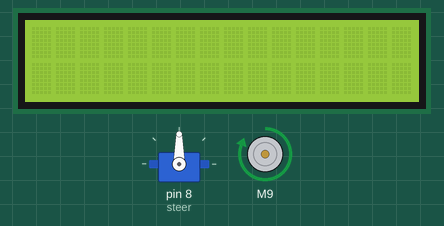
A sketch run on a simulated Arduino Leonardo, built with avr-gcc and run on an emulated ATmega32U4. Shown: 16×2 character LCD, servo, DC motor (green arrow = forward, orange = backward, longer = faster). What the sketch prints to the serial monitor is not drawn.

Above: at 10.2 s.
At 21.2 s:
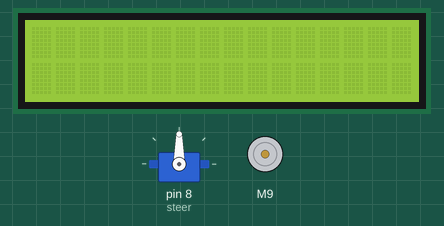
At 26.34 s:
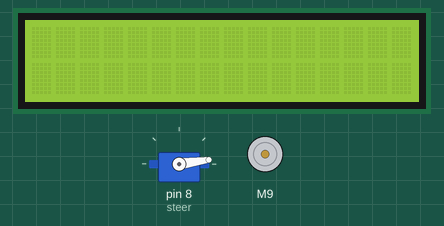
At 31.16 s:
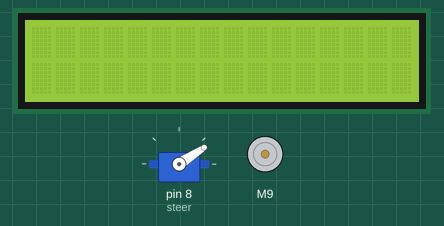
Timing chart, 0 to 40.0 s (numbered marks = the images above):
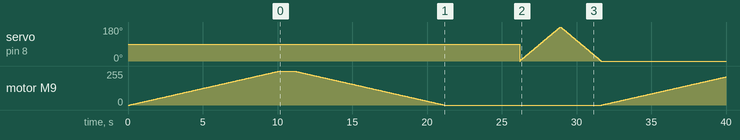

The sketch:

main.ino
```cpp
#include <Wire.h>
#include <LiquidCrystal_I2C.h>
#include <LSM303.h>
#include <TinyGPS.h>
#include <Servo.h>
#include "ESC.h"
/**********************************************************/
#define DISPLAY_TIME 200
#define CM_CONVERSION 2.54
#define trigPin 2
#define echoPin 3
#define SPEED_MIN (1000)
#define SPEED_MAX (2000)

char line0[21];
char line1[21];

char cm_str[8];
char in_str[8];
char head_str[8];
char lat_str[12];
char lon_str[12];

double distanceCm;
double distanceIn;
float lat,lon;
int oESC;
int pos = 0;
/********************* OBJECTS ****************************/
LiquidCrystal_I2C lcd(0x27,16,2);
LSM303 compass;
TinyGPS gps;
Servo steer;
ESC myESC (9, SPEED_MIN, SPEED_MAX, 500);
/*********************************************************/
void setup()
{
  //initialize
  Serial.begin(57600);
  Wire.begin();
  pinMode(trigPin, OUTPUT);
  pinMode(echoPin, INPUT);
  lcd.init();
  compass.init();
  lcd.backlight();
  compass.enableDefault();

  //compass calibration
//min: { -2827,  -1951,  -2519}    max: { +2349,  +2582,  +1997}
  compass.m_min = (LSM303::vector<int16_t>){-2827, -1951, -2519};
  compass.m_max = (LSM303::vector<int16_t>){+2349, +2582, +1997};
  Serial.println("The GPS Received Signal:");
  Serial1.begin(9600); // connect gps sensor
  steer.attach(8);
  myESC.arm();
}
/*********************************************************/
void loop()
{
 for (oESC = SPEED_MIN; oESC <= SPEED_MAX; oESC += 1) {  // goes from 1000 microseconds to 2000 microseconds
    myESC.speed(oESC);                                    // tell ESC to go to the oESC speed value
    delay(10);                                            // waits 10ms for the ESC to reach speed
  }
  delay(1000);
  for (oESC = SPEED_MAX; oESC >= SPEED_MIN; oESC -= 1) {  // goes from 2000 microseconds to 1000 microseconds
    myESC.speed(oESC);                                    // tell ESC to go to the oESC speed value
    delay(10);                                            // waits 10ms for the ESC to reach speed
   }
  delay(5000);
  for (pos = 0; pos <= 180; pos += 1) { // goes from 0 degrees to 180 degrees
  // in steps of 1 degree
    steer.write(pos);              // tell servo to go to position in variable 'pos'
    delay(15);                       // waits 15ms for the servo to reach the position
  }
  for (pos = 180; pos >= 0; pos -= 1) { // goes from 180 degrees to 0 degrees
    steer.write(pos);              // tell servo to go to position in variable 'pos'
    delay(15);                       // waits 15ms for the servo to reach the position
  }
//  for (int i = 0; i < DISPLAY_TIME; i++) {
//    updateDisplay();
//    distanceCm = getUltrasonicCm();
//    distanceIn = cmToIn(distanceCm);
//
//    dtostrf(distanceCm,4,2,cm_str);
//    dtostrf(distanceIn,4,2,in_str);
//    sprintf(line0, "Cm:~%-11s", cm_str);
//    sprintf(line1, "In:~%-11s", in_str);
//  }
//  for (int i = 0; i < DISPLAY_TIME; i++) {
//    updateDisplay();
//    compass.read();
//    float heading = compass.heading();
//    dtostrf(heading,4,2,head_str);
//    sprintf(line0, "Heading:~%-7s",head_str);
//    sprintf(line1, "            ");
//  }

//  for (int i = 0; i < DISPLAY_TIME; i++) {
//    updateDisplay();
// //   if (Serial1.available()){ // check for gps data
//      if (gps.encode(Serial1.read())){
//          gps.f_get_position(&lat,&lon); // get latitude and longitude
//          dtostrf(lat,4,6,lat_str);
//          dtostrf(lon,4,6,lon_str);
//          sprintf(line0, "Lat:%4.8s",lat_str);
//          sprintf(line1, "Lon:%4.8s",lon_str);
//   //   }
//    }
//  }
}
/********** FUNCTIONS ************************************/
double getUltrasonicCm() {
  double duration;
  double distanceCm;
  digitalWrite(trigPin, LOW);
  delayMicroseconds(5);
  digitalWrite(trigPin, HIGH);
  delayMicroseconds(10);
  digitalWrite(trigPin, LOW);
  duration = pulseIn(echoPin, HIGH);
  distanceCm= duration*0.034/2;
  return distanceCm;
}
double cmToIn(double distanceCm) {
  return distanceCm/CM_CONVERSION;
}
void updateDisplay() {
  lcd.setCursor(0,0);
  lcd.print(line0);
  lcd.setCursor(0,1);
  lcd.print(line1);
}
/************************************************************/
```
